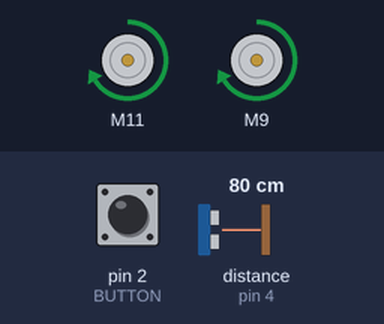
Simulated run of this sketch. Board: Arduino Uno, built with avr-gcc and run on an emulated ATmega328P. On the bench: 2 × DC motor (green arrow = forward, orange = backward, longer = faster). Wiring (inferred from the names in the program): ultrasonic range finder: trigger pin 5; echo pin 4. The inputs (shaded band) are chosen by the test bench; at power-on: pin 2 (BUTTON) HIGH, distance to the obstacle (sensor on pin 4) 80 cm. The echo pulse lasts 58.3 µs per cm.

Above: at 0.8 s.
0.9 s: pin 2 (BUTTON) pulled LOW for 0.15 s
3.9 s: distance to the obstacle (sensor on pin 4) set to 23 cm
5.4 s: distance to the obstacle (sensor on pin 4) set to 19 cm
At 6.3 s:
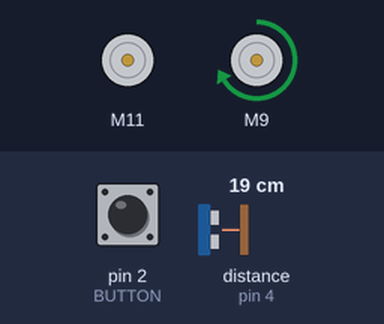
6.9 s: distance to the obstacle (sensor on pin 4) set to 35 cm
At 7.5 s:
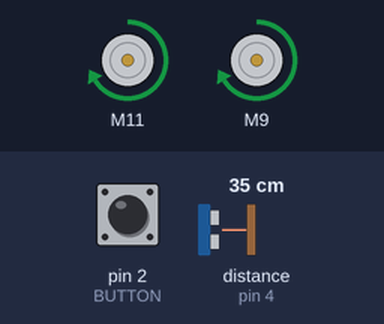
8.4 s: distance to the obstacle (sensor on pin 4) set to 2 cm
At 9.8 s:
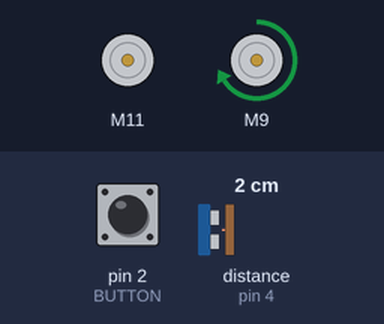
Timing chart, 0 to 10.9 s (numbered marks = the images above; inputs shaded):
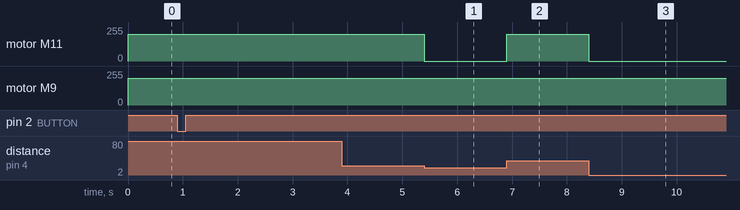

Measured:
- the behaviour switches between 21 and 20 cm on distance to the obstacle (sensor on pin 4) (found by bisection; images 0 and 1)
- after the input at 3.9 s, every drawn part: stays the same
- after the input at 5.4 s, motor M11: forward 200/255 → stopped at once
- after the input at 6.9 s, motor M11: stopped → forward 200/255 at once
- after the input at 8.4 s, motor M11: forward 200/255 → stopped at once

The sketch:

pikaBot_sketch6.ino
```cpp
/*
 * By: Payhemfoh
 * On: 14 March 2021
 * Function: the pikabot will move forward when powered on
 *           turn left 90 deg when detects obstacle within 20cm
 *           then continue to move forward until button is pressed
 */
#include "CytronMotorDriver.h"

//car class which represent the pikabot
class Car{
  private:
    const static int ECHOPIN = 4;
    const static int TRIGPIN = 5;
    int leftSpeed;
    int rightSpeed;
    CytronMD* motorLeft;
    CytronMD* motorRight;
  public:
    Car(){
      this->leftSpeed=0;
      this->rightSpeed=0;

      pinMode(TRIGPIN,OUTPUT);
      pinMode(ECHOPIN,INPUT);

      this->motorLeft = new CytronMD(PWM_PWM,11,10);
      this->motorRight = new CytronMD(PWM_PWM,9,3);
    }
    ~Car(){
      if(this->motorLeft)
        delete motorLeft;
      if(this->motorRight)
        delete motorRight;
    }
    int getLeftSpeed(){ return this->leftSpeed;}
    int getRightSpeed(){ return this->rightSpeed;}

    void setCarSpeed(int leftSpeed,int rightSpeed){
      this->leftSpeed = leftSpeed;
      this->rightSpeed = rightSpeed;
    }

    void stopCar(){
      this->leftSpeed = 0;
      this->rightSpeed = 0;
    }

    void moveCar(){
        this->motorLeft->setSpeed(leftSpeed);
        this->motorRight->setSpeed(rightSpeed);
    }

    bool isStop(){
      return this->leftSpeed==0 && this->rightSpeed==0;
    }

    double getFrontObstacle(){
      //let the device send out sound wave
      digitalWrite(TRIGPIN,LOW);
      delayMicroseconds(2);
      digitalWrite(TRIGPIN,HIGH);
      delayMicroseconds(10);
      digitalWrite(TRIGPIN,LOW);

      //catch the sound wave
      long duration = pulseIn(ECHOPIN,HIGH);
      return duration * 0.017;
    }
};

int main(){
  Car pikabot;
  const int BUTTON = 2;
  long distance = 0;

  pinMode(BUTTON,INPUT_PULLUP);
  //setup channel for communicate with pc
  Serial.begin(9600);


  bool loop = true;

  while(loop){
    distance = pikabot.getFrontObstacle();

    if(digitalRead(BUTTON)==LOW){
      if(pikabot.isStop())
        pikabot.setCarSpeed(200,200);
      else
        pikabot.stopCar();
    }
    else if(distance < 20){
      pikabot.setCarSpeed(0,200);
    }
    else{
      pikabot.setCarSpeed(200,200);
    }

    pikabot.moveCar();
  }

  return 0;
}
```
